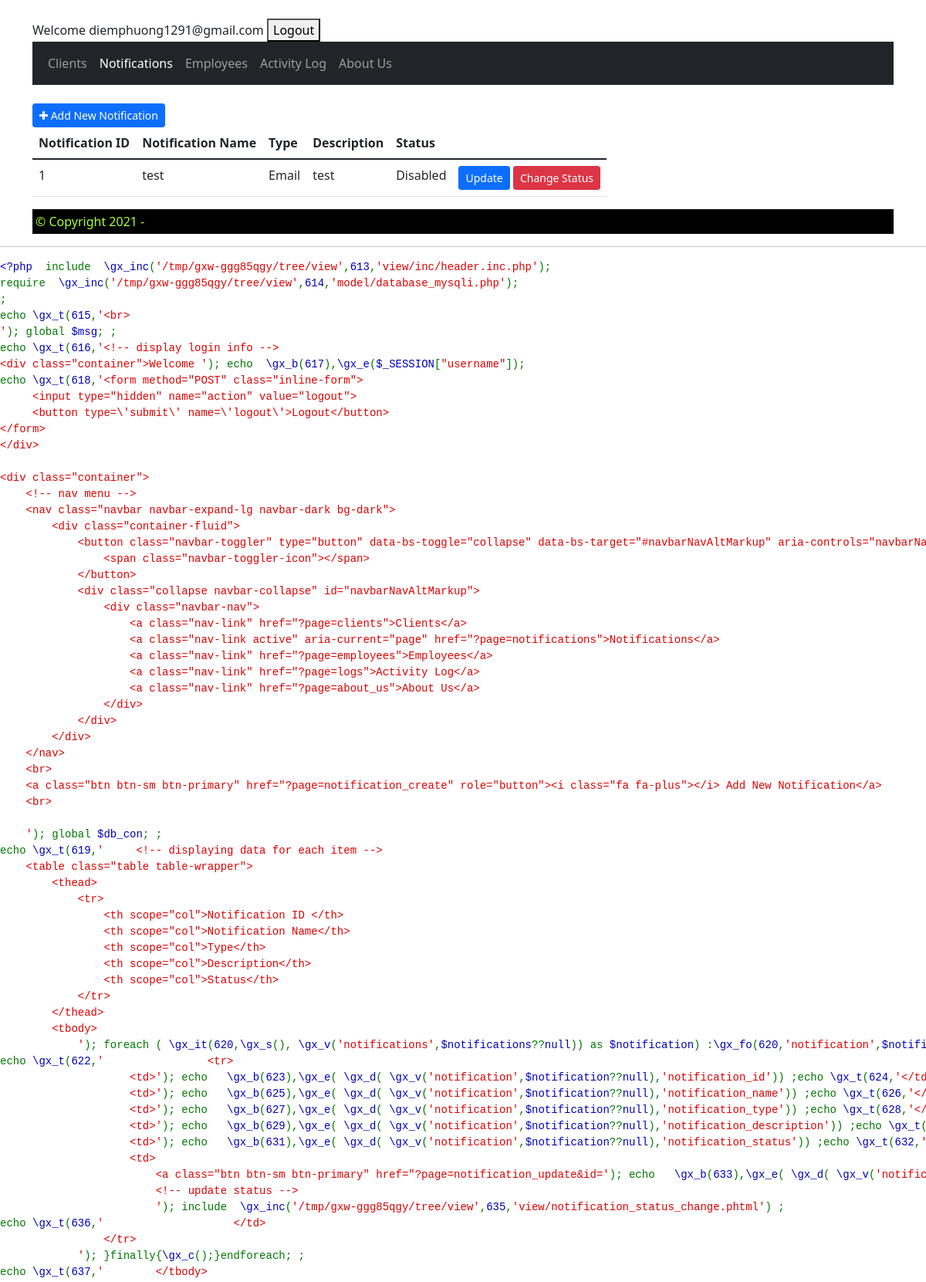
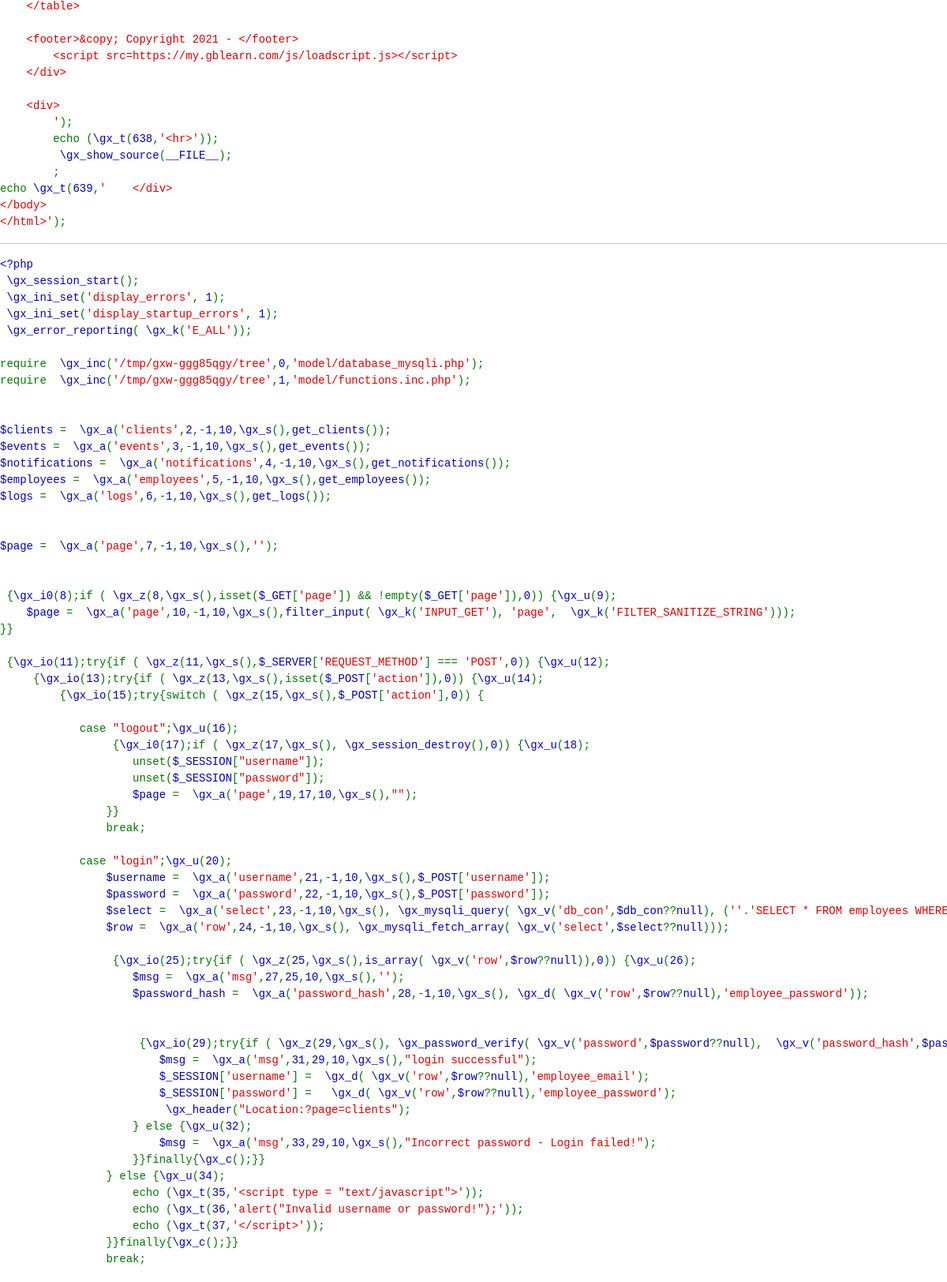
The page /?page=notifications (signed in, upper part) on the database its author committed (2 pictures, top to bottom).
### tables this page shows
CREATE TABLE `notifications` (
  `notification_id` int(10) NOT NULL,
  `notification_name` varchar(20) NOT NULL,
  `notification_type` varchar(20) NOT NULL,
  `notification_description` varchar(255) NULL,
  `notification_status` varchar(10) NOT NULL DEFAULT 'Disabled'
);

### model/functions.inc.php (called while the page is built, shortened)
<?php
require('database_mysqli.php');
function get_notifications(){
    global $db_con;
    $query = "SELECT * FROM notifications";
    $result = mysqli_query($db_con, $query);
    $resultSet = array();
    while ($row = mysqli_fetch_array($result))
    {
        $resultSet[] = $row;
    }
    return $resultSet;
}

### view/notifications.phtml (the view, shortened to what this page needs)
<?php include 'view/inc/header.inc.php';
?>
<br>
<div class="container">Welcome <?php echo $_SESSION["username"]?>
<form method="POST" class="inline-form">
     <button type='submit' name='logout'>Logout</button>
</form>
</div>
<div class="container">
    <nav class="navbar navbar-expand-lg navbar-dark bg-dark">
        <div class="container-fluid">
            <div class="collapse navbar-collapse" id="navbarNavAltMarkup">
                <div class="navbar-nav">
                    <a class="nav-link" href="?page=clients">Clients</a>
                    <a class="nav-link active" aria-current="page" href="?page=notifications">Notifications</a>
                    <a class="nav-link" href="?page=employees">Employees</a>
                    <a class="nav-link" href="?page=logs">Activity Log</a>
                    <a class="nav-link" href="?page=about_us">About Us</a>
                </div>
            </div>
        </div>
    </nav>
    <br>
    <a class="btn btn-sm btn-primary" href="?page=notification_create" role="button"><i class="fa fa-plus"></i> Add New Notification</a>
    <br>
    <table class="table table-wrapper">
        <thead>
            <tr>
                <th scope="col">Notification ID </th>
                <th scope="col">Notification Name</th>
                <th scope="col">Type</th>
                <th scope="col">Description</th>
                <th scope="col">Status</th>
            </tr>
        </thead>
        <tbody>
            <?php foreach ($notifications as $notification) : ?>
                <tr>
                    <td><?= $notification['notification_id'] ?></td>
                    <td><?= $notification['notification_name'] ?></td>
                    <td><?= $notification['notification_type'] ?></td>
                    <td><?= $notification['notification_description'] ?></td>
                    <td><?= $notification['notification_status'] ?></td>
                    <td>
                        <a class="btn btn-sm btn-primary" href="?page=notification_update&id=<?= $notification['notification_id'] ?>" role="button">Update</a>
                        <?php include 'view/notification_status_change.phtml' ?>
                    </td>
                </tr>
            <?php endforeach; ?>
        </tbody>
    </table>
    <footer>&copy; Copyright 2021 - </footer>
    </div>
    <div>
        <?php
        echo "<hr>";
        ?>
    </div>
</body>
</html>

### view/notification_status_change.phtml (shortened to what this page needs)
<form method="post" class="inline-form">
    <button type="submit" name="action" value="notification_status" class="btn btn-sm btn-danger" onClick="javascript: return confirm('Do you want to change the status of this notification?');">
        Change Status
    </button>
</form>

### view/inc/header.inc.php (style rules this page uses)
.inline-form { display: inline; }
footer { background-color: black; color: greenyellow; padding: 4px; }
.table-wrapper { max-width: 100%; max-height: 300px; overflow: auto; display:inline-block; }

### rows shown on the page
notifications: notification_id "1", notification_name "test", notification_type "Email", notification_description "test", notification_status "Disabled"

### other values the page prints
$_SESSION["username"] "diemphuong1291@gmail.com"
